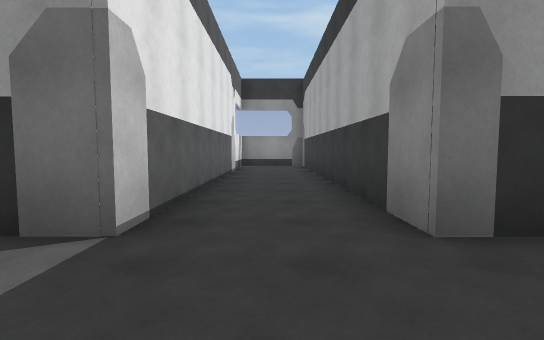
view 1 (above)

24 first-person views from a walk through a scene from a Unity 3-D project. The camera is 1.3 m above the floor, tilts 4° down and sees 85° across. The floor is counted in squares, 2 m on a side. Each view is taken from the middle of a square. On the plan, view 1 faces up. The plan holds only what a view shows up to about 9 squares ahead; the rest is blank. The player character is not drawn. Some animated figures are not drawn.

view 2
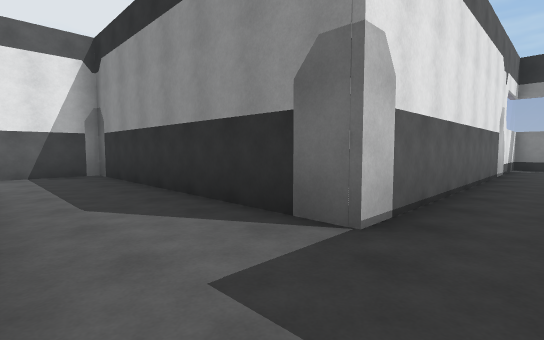

view 3
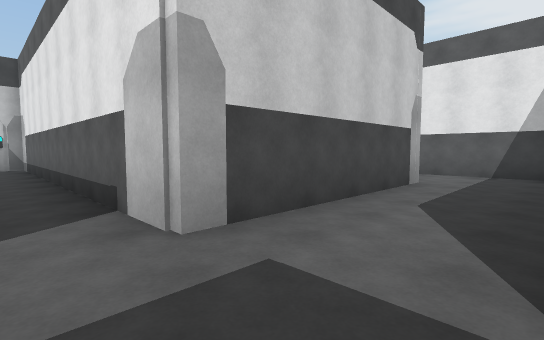

view 4
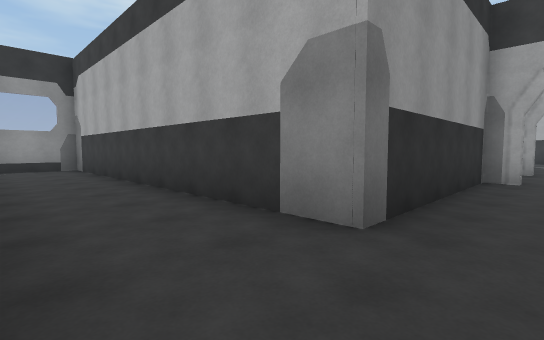

view 5
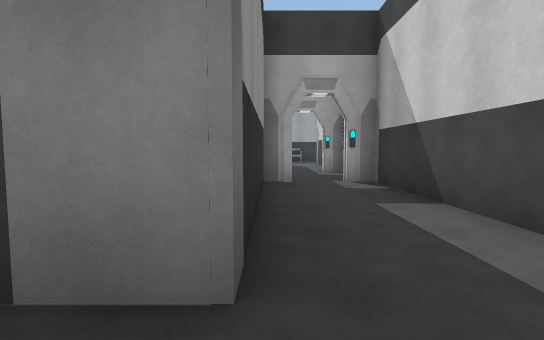

view 6
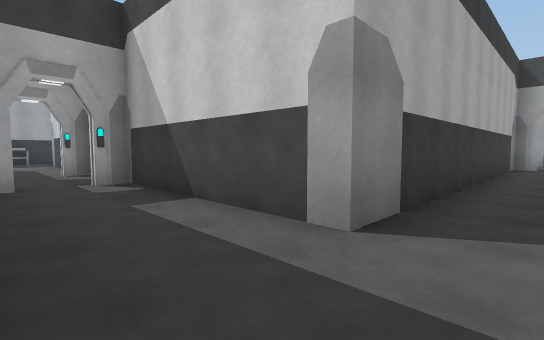

view 7
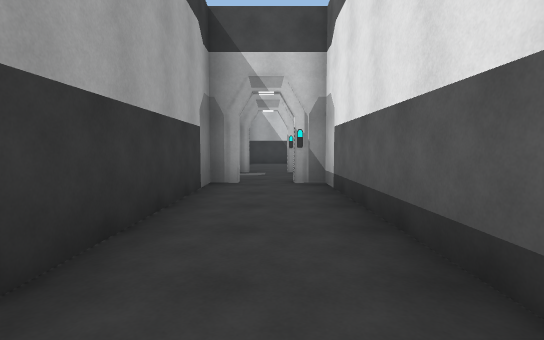

view 8
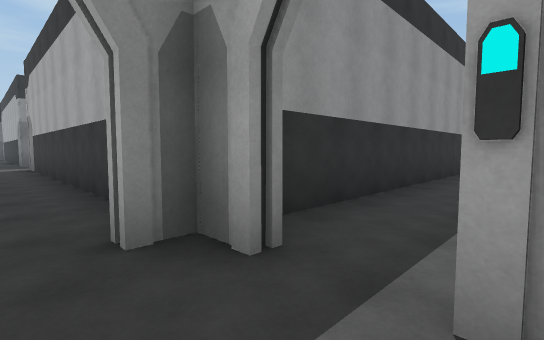

view 9
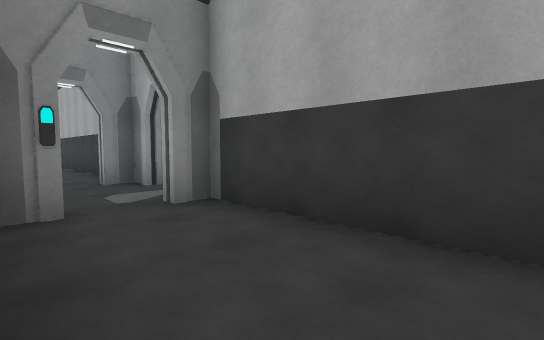

view 10
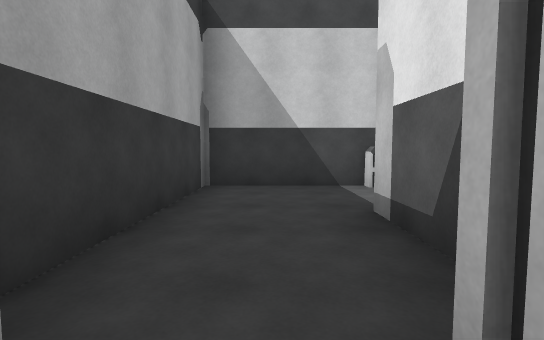

view 11
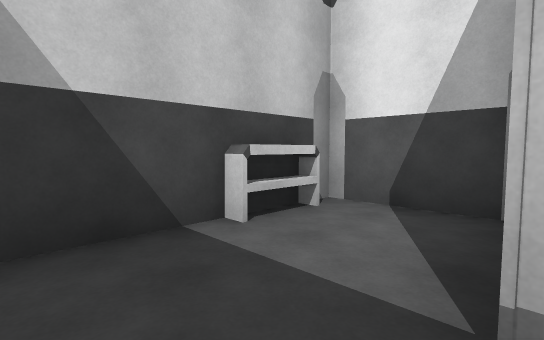

view 12
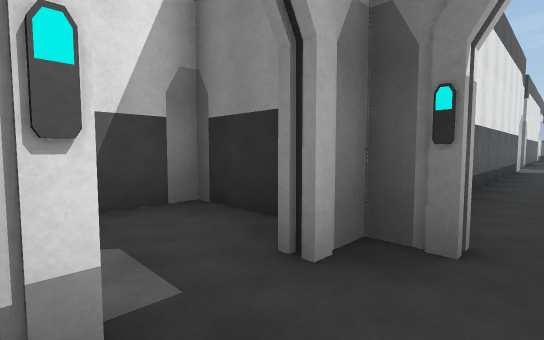

view 13
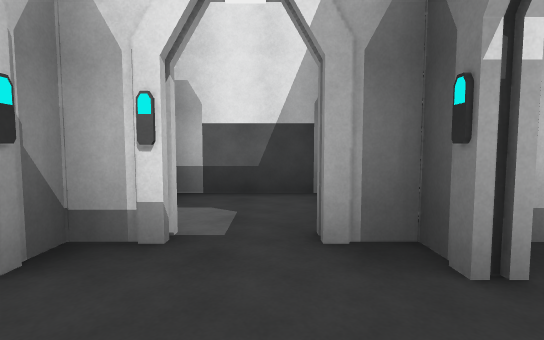

view 14
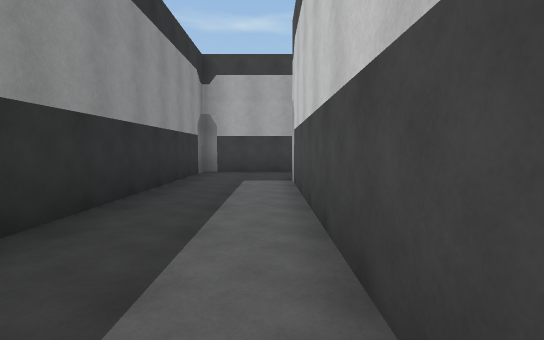

view 15
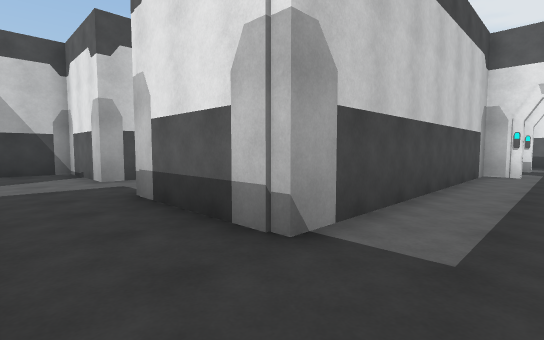

view 16
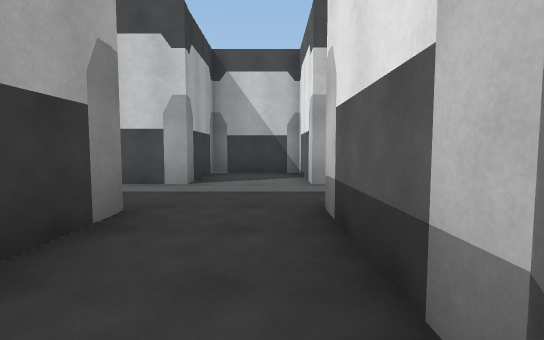

view 17
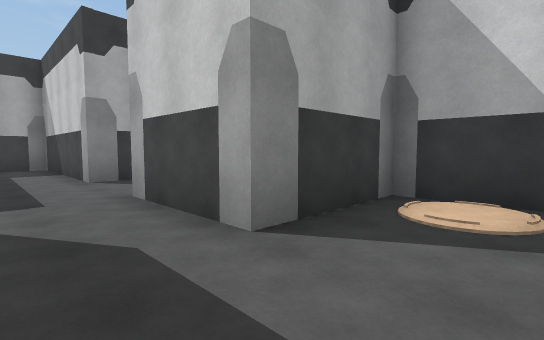

view 18
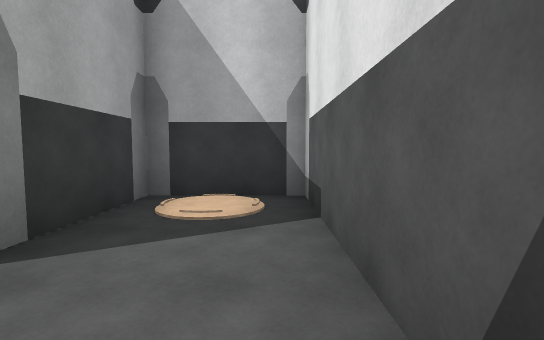

view 19
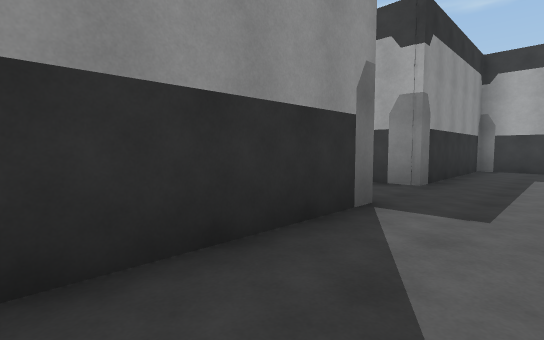

view 20
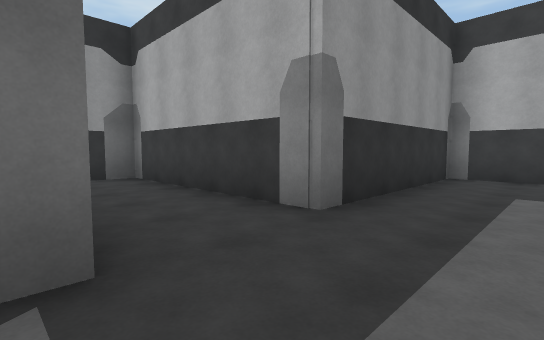

view 21
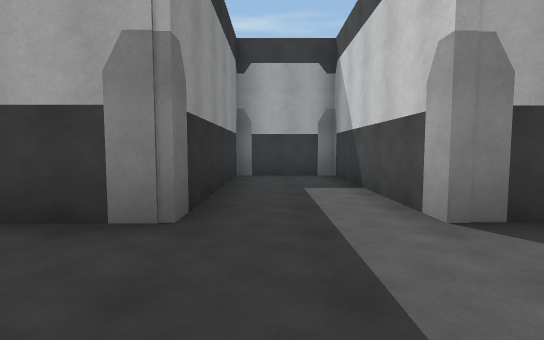

view 22
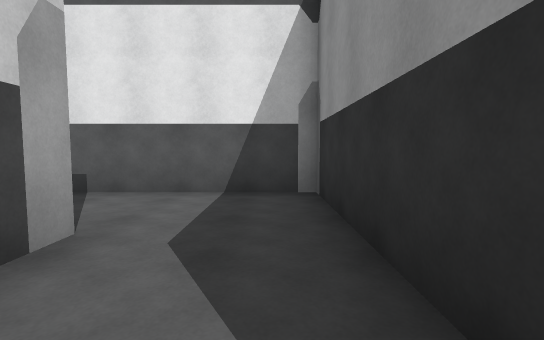

view 23
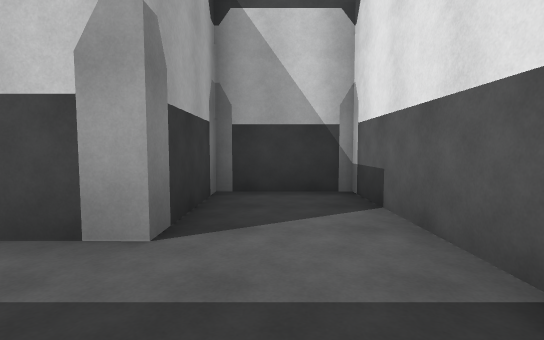

view 24
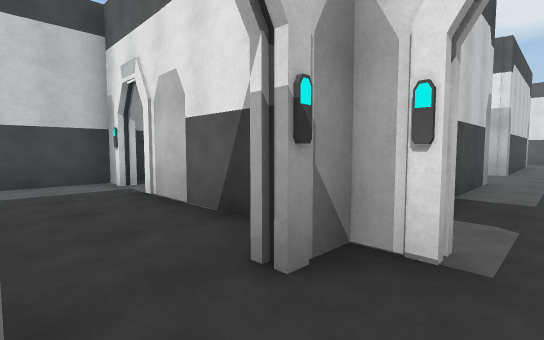

### Floor plan
Key: @ floor where view 1 was taken; # wall or solid block; x gap in a wall; . floor; O other object.
Columns run from 9 left of view 1 to 16 right of it. Each row starts with its distance up from view 1.
 12         ###
 11        #...#
 10        #...#
  9        #...#
  8        #...#
  7        #...#
  6        #...#
  5        #...#
  4        #...#
  3  #######...#####
  2 #..............#  #.
  1 #...................
  0 #..#####.@.#####x##
 -1 #..#    #..#   #..
 -2 #..#    #..#   #..
 -3  ###    #..#   #..
 -4         #..#   ...
 -5         #..#   #..
 -6         #..#    ##
 -7         #..#
 -8         #..#
 -9         #..#
-10      ####.###########
-11      #..............#
-12      #..#.#.........#
-13       ###.########..#
-14         #..#######..#
-15      #  #..#######..######
-16      #.....##............#
-17      #.O...##............#
-18       # ### #..###..######
-19             #.O# #..#
-20             #..# #..#
-21              ##   ##

Positions as (right, up) in squares from view 1, and headings:
1: (0, 0), facing up
2: (0, 0), facing up-left
3: (0, 2), facing down-left
4: (-1, 1), facing up-right
5: (0, 2), facing right
6: (0, 2), facing down-right
7: (0, -4), facing down
8: (0, -12), facing up-right
9: (-1, -16), facing up-right
10: (0, -12), facing down
11: (0, -15), facing down-left
12: (0, -12), facing up-left
13: (1, -11), facing left
14: (2, -12), facing right
15: (10, -11), facing down-left
16: (9, -12), facing down
17: (4, -16), facing down-right
18: (4, -16), facing down
19: (5, -17), facing up-right
20: (8, -17), facing up-right
21: (8, -16), facing right
22: (8, -16), facing left
23: (-7, 2), facing down
24: (8, 1), facing down-left
